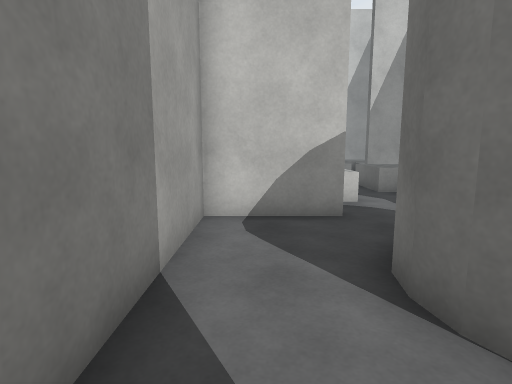
View 1 (above)

24 first-person views from a walk through a scene from a Unity 3-D project. The camera is 1.3 m above the floor, tilts 8° down and sees 80° across. The floor is counted in squares, 1 m on a side. Each view is taken from the middle of a square. On the plan, view 1 faces up. The plan holds only what a view shows up to about 14 squares ahead; the rest is blank. The place goes on beyond the plan. The player character is not drawn. Surface patterns are stand-ins for the level's own textures.

View 2
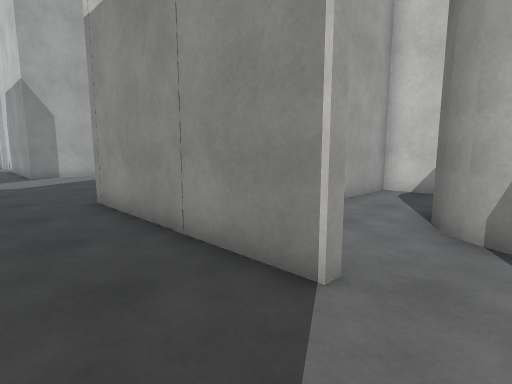

View 3
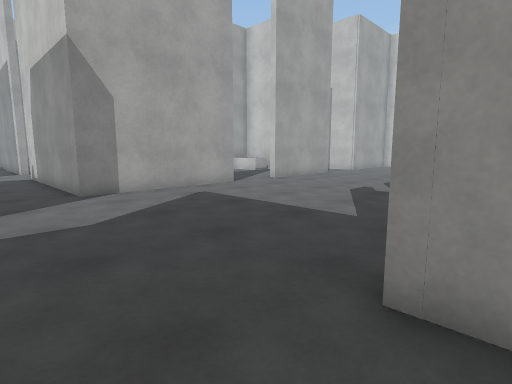

View 4
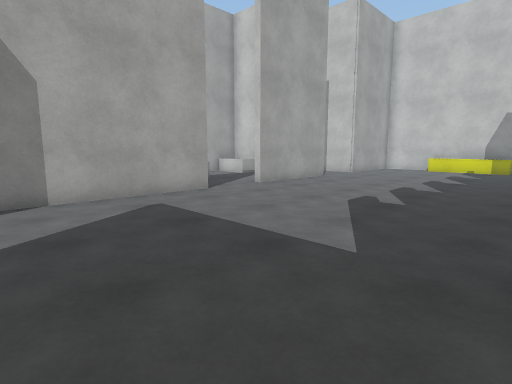

View 5
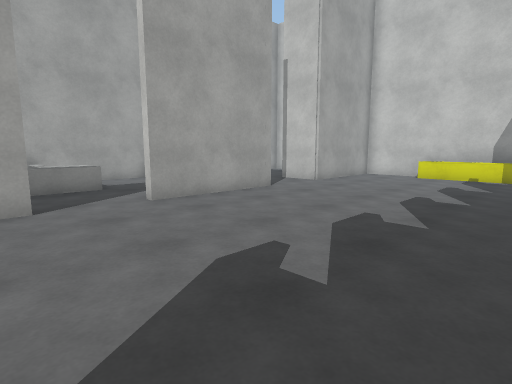

View 6
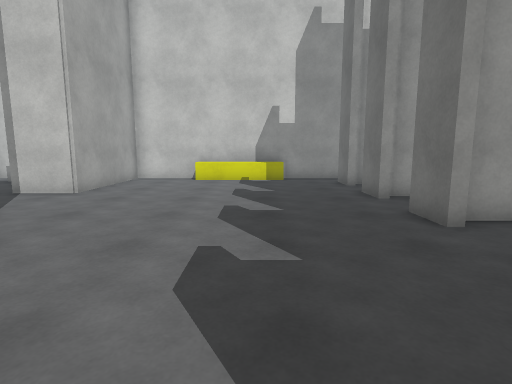

View 7
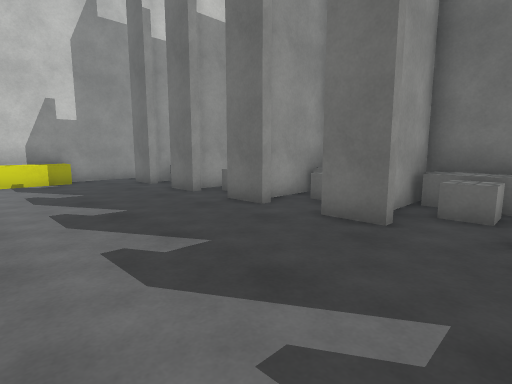

View 8
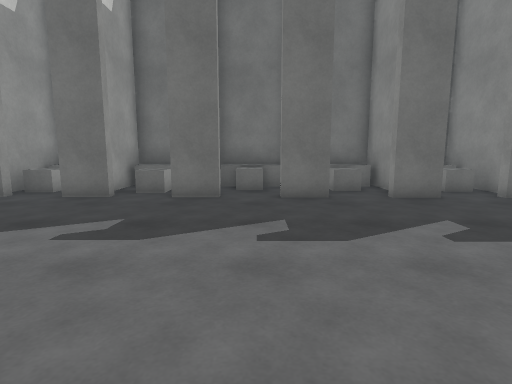

View 9
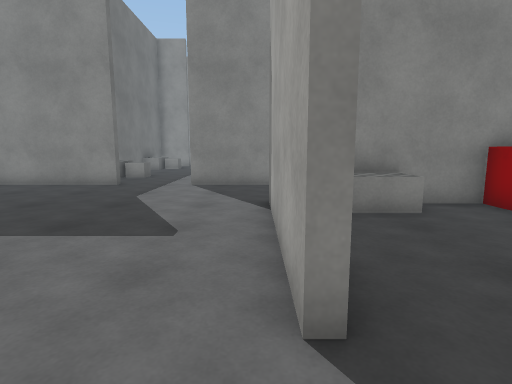

View 10
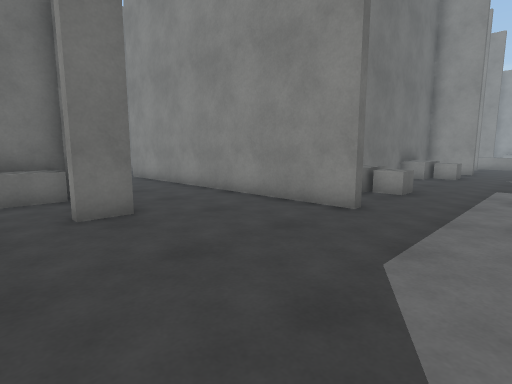

View 11
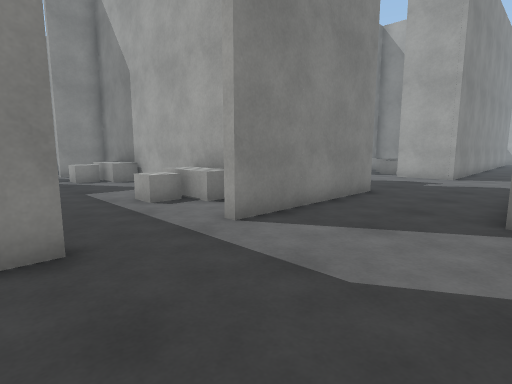

View 12
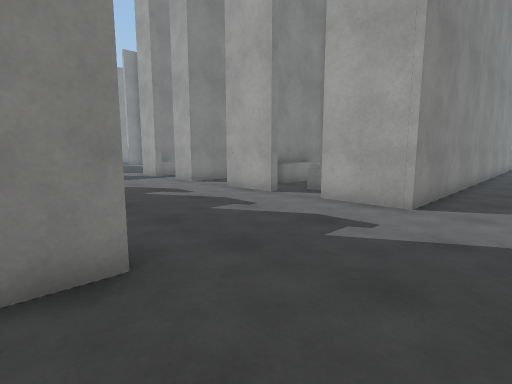

View 13
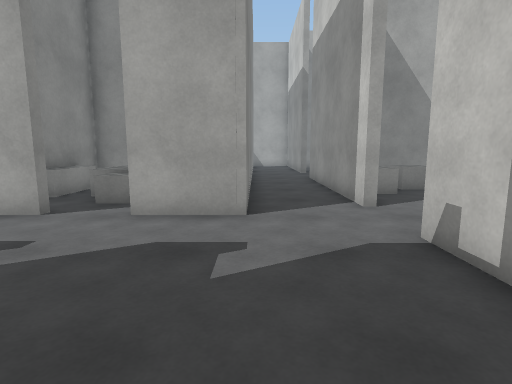

View 14
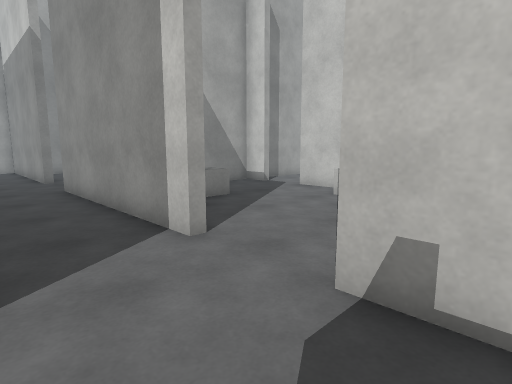

View 15
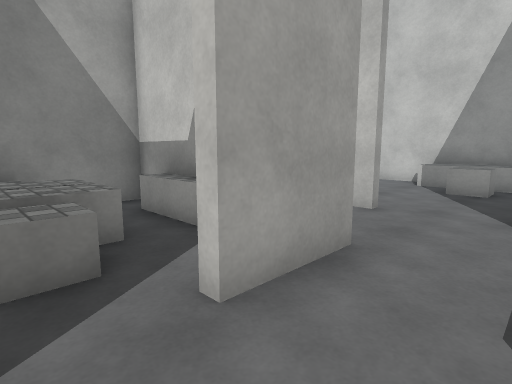

View 16
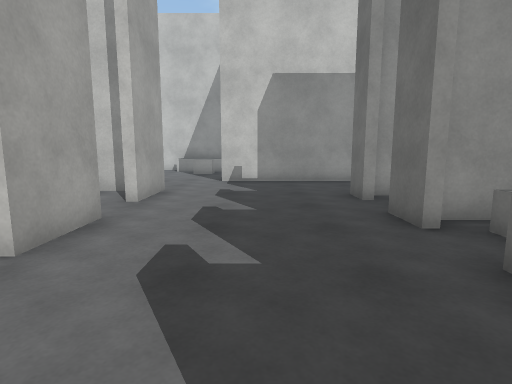

View 17
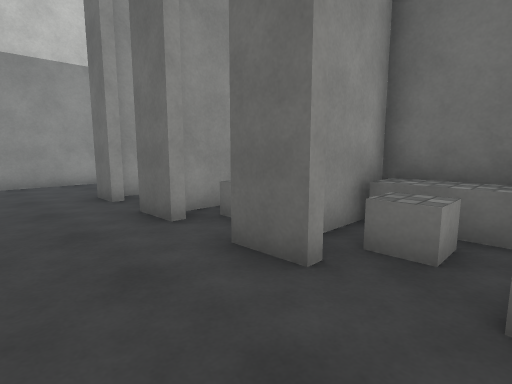

View 18
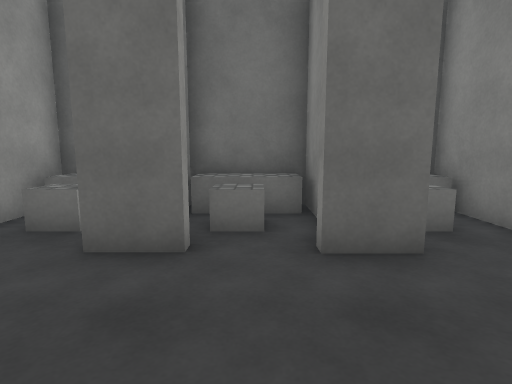

View 19
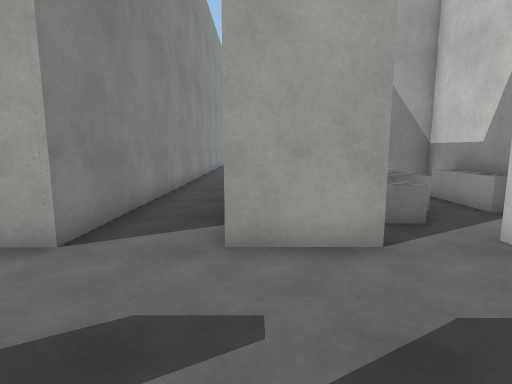

View 20
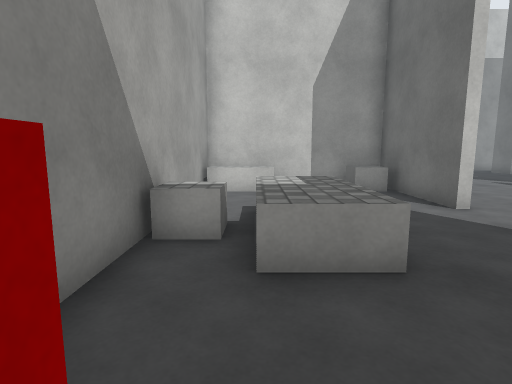

View 21
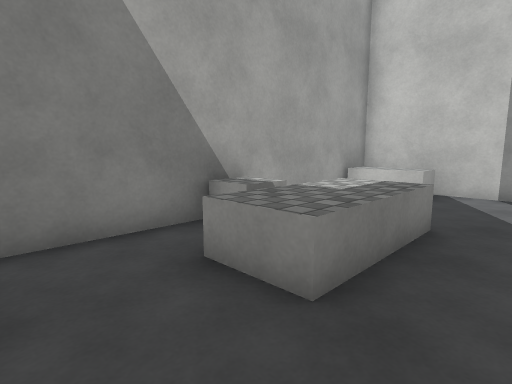

View 22
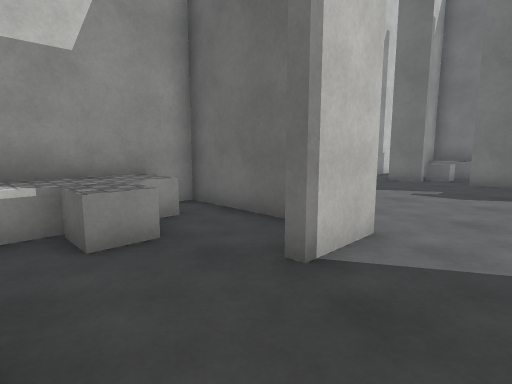

View 23
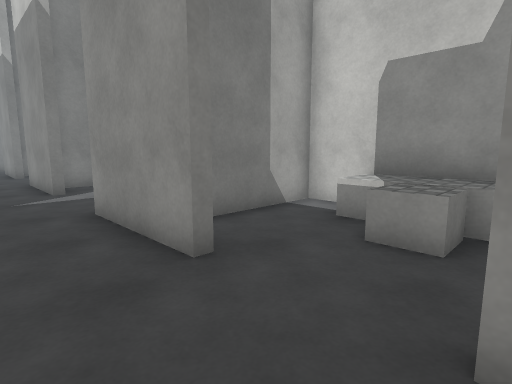

View 24
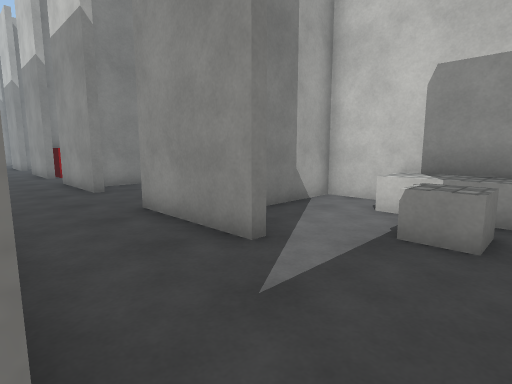

### Floor plan
Key: @ floor where view 1 was taken; # wall or solid block; x gap in a wall; . floor; = window, fence, low wall or low ledge; ^ raised ledge; B block; C cube; R red block; O other object.
Columns run from 35 left of view 1 to 6 right of it. Each row starts with its distance up from view 1.
 19         #####  #################
 18         #..^^  #.^^^^#...^^^^..
 17         #..... #..CC.#.........####
 16  #.     #...C. #...C.#.........CCB#
 15  #....  #..... #.....#..........CB#
 14 ####...###....###...##........#####   OO
 13 ..............................##CB#     ##
 12 ............. .................CCB#
 11             #. #######........#####    BB
 10                #BB..CC........#..B#    BB
  9                #.... #..........CB# BB..
  8                #.... #........##### BB..
  7                #.....#...........B#  ..
  6        ..      #.^^.............CB###..
  5       ##..##^^^#C^^...........#####...
  4       #.....^^^#.^^..#.........  O#..
  3       # .....C.#.^^..#..........CO#..#
  2       #  ....C.#.....#........#####..#
  1       # CC.....#.....#........   B#..##
  0       #   ^....#R..BBB...........B#@...
 -1 ###.. #######..####BB#.........######..
 -2 .......................................
 -3  .....................................
 -4   ############....................... .
 -5        #.^^=.#.....######...###########
 -6        #.....#.....#CB#.....
 -7        #OBBC........CBBB.....
 -8        #OBBC.......####BC..CCB
 -9        #  ...#.....#CBBBC...CB
-10        #######......CCB .....#
-11      ..............#### .....#
-12    ................#CBB......#
-13    # # ## # ##.. ...CCB......#
-14              x... .####BC...CB

Where each view was taken, in squares from view 1:
view 1: 0 up, 0 right, facing up
view 2: 4 down, 3 right, facing up-left
view 3: 4 down, 4 left, facing up-left
view 4: 2 down, 5 left, facing up-left
view 5: 3 up, 6 left, facing up-left
view 6: 5 up, 8 left, facing up
view 7: 5 up, 10 left, facing up-right
view 8: 9 up, 13 left, facing right
view 9: 6 up, 13 left, facing down
view 10: 1 up, 11 left, facing down-right
view 11: 1 down, 7 left, facing down-left
view 12: 2 down, 15 left, facing down-left
view 13: 4 down, 16 left, facing left
view 14: 4 down, 19 left, facing up-left
view 15: 8 down, 20 left, facing up-left
view 16: 14 down, 19 left, facing up
view 17: 14 down, 19 left, facing up-right
view 18: 10 down, 20 left, facing right
view 19: 10 down, 18 left, facing left
view 20: 0 up, 18 left, facing up
view 21: 1 up, 15 left, facing up-left
view 22: 12 up, 18 left, facing up-right
view 23: 12 up, 15 left, facing up-left
view 24: 11 up, 22 left, facing up-left
